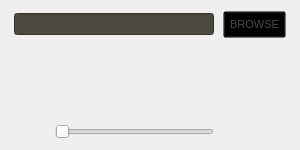
<?xml version="1.0" encoding="UTF-8"?>
<ui version="4.0">
 <class>Form</class>
 <widget class="QWidget" name="Form">
  <property name="geometry">
   <rect>
    <x>0</x>
    <y>0</y>
    <width>300</width>
    <height>150</height>
   </rect>
  </property>
  <property name="sizePolicy">
   <sizepolicy hsizetype="Expanding" vsizetype="Expanding">
    <horstretch>0</horstretch>
    <verstretch>0</verstretch>
   </sizepolicy>
  </property>
  <property name="maximumSize">
   <size>
    <width>300</width>
    <height>300</height>
   </size>
  </property>
  <property name="windowTitle">
   <string>Form</string>
  </property>
  <property name="autoFillBackground">
   <bool>false</bool>
  </property>
  <property name="styleSheet">
   <string notr="true">border-image: url(&quot;YoRHa-background.jpg&quot;);
</string>
  </property>
  <layout class="QGridLayout" name="gridLayout">
   <item row="2" column="0">
    <widget class="QLabel" name="label">
     <property name="sizePolicy">
      <sizepolicy hsizetype="Fixed" vsizetype="Fixed">
       <horstretch>0</horstretch>
       <verstretch>0</verstretch>
      </sizepolicy>
     </property>
     <property name="maximumSize">
      <size>
       <width>32</width>
       <height>32</height>
      </size>
     </property>
     <property name="frameShadow">
      <enum>QFrame::Sunken</enum>
     </property>
     <property name="text">
      <string/>
     </property>
     <property name="pixmap">
      <pixmap resource="test.qrc">:/newPrefix/volume_down.png</pixmap>
     </property>
     <property name="scaledContents">
      <bool>true</bool>
     </property>
    </widget>
   </item>
   <item row="0" column="3">
    <widget class="QPushButton" name="pushButton_5">
     <property name="styleSheet">
      <string notr="true">background: transparent;
	color: #4d4940;
    font-size: 8pt;
	font-weight: 450;
    padding: 6px;
    text-transform: uppercase;</string>
     </property>
     <property name="text">
      <string>BROWSE</string>
     </property>
    </widget>
   </item>
   <item row="1" column="3">
    <widget class="QPushButton" name="fast_forward">
     <property name="sizePolicy">
      <sizepolicy hsizetype="Fixed" vsizetype="Fixed">
       <horstretch>0</horstretch>
       <verstretch>0</verstretch>
      </sizepolicy>
     </property>
     <property name="maximumSize">
      <size>
       <width>75</width>
       <height>75</height>
      </size>
     </property>
     <property name="cursor">
      <cursorShape>PointingHandCursor</cursorShape>
     </property>
     <property name="styleSheet">
      <string notr="true">border: 0;
background: transparent;</string>
     </property>
     <property name="text">
      <string/>
     </property>
     <property name="icon">
      <iconset resource="test.qrc">
       <normaloff>:/newPrefix/fast_forward.png</normaloff>:/newPrefix/fast_forward.png</iconset>
     </property>
     <property name="iconSize">
      <size>
       <width>64</width>
       <height>64</height>
      </size>
     </property>
    </widget>
   </item>
   <item row="1" column="0">
    <widget class="QPushButton" name="back_button">
     <property name="sizePolicy">
      <sizepolicy hsizetype="Fixed" vsizetype="Fixed">
       <horstretch>0</horstretch>
       <verstretch>0</verstretch>
      </sizepolicy>
     </property>
     <property name="maximumSize">
      <size>
       <width>75</width>
       <height>75</height>
      </size>
     </property>
     <property name="cursor">
      <cursorShape>PointingHandCursor</cursorShape>
     </property>
     <property name="styleSheet">
      <string notr="true">border: 0;
background: transparent;</string>
     </property>
     <property name="text">
      <string/>
     </property>
     <property name="icon">
      <iconset resource="test.qrc">
       <normaloff>:/newPrefix/back_button.png</normaloff>:/newPrefix/back_button.png</iconset>
     </property>
     <property name="iconSize">
      <size>
       <width>64</width>
       <height>64</height>
      </size>
     </property>
    </widget>
   </item>
   <item row="0" column="0" colspan="3">
    <widget class="QLineEdit" name="server_folder">
     <property name="styleSheet">
      <string notr="true">background: #4d4940;
	color: #aea993;
	border: 0.05em solid #4d4940;</string>
     </property>
    </widget>
   </item>
   <item row="1" column="1">
    <widget class="QPushButton" name="play_button">
     <property name="sizePolicy">
      <sizepolicy hsizetype="Fixed" vsizetype="Fixed">
       <horstretch>0</horstretch>
       <verstretch>0</verstretch>
      </sizepolicy>
     </property>
     <property name="maximumSize">
      <size>
       <width>75</width>
       <height>75</height>
      </size>
     </property>
     <property name="cursor">
      <cursorShape>PointingHandCursor</cursorShape>
     </property>
     <property name="styleSheet">
      <string notr="true">border: 0;
background: transparent;</string>
     </property>
     <property name="text">
      <string/>
     </property>
     <property name="icon">
      <iconset resource="test.qrc">
       <normaloff>:/newPrefix/play_button.png</normaloff>:/newPrefix/play_button.png</iconset>
     </property>
     <property name="iconSize">
      <size>
       <width>64</width>
       <height>64</height>
      </size>
     </property>
    </widget>
   </item>
   <item row="2" column="1" colspan="2">
    <widget class="QSlider" name="horizontalSlider">
     <property name="orientation">
      <enum>Qt::Horizontal</enum>
     </property>
    </widget>
   </item>
   <item row="1" column="2">
    <widget class="QPushButton" name="stop_button">
     <property name="sizePolicy">
      <sizepolicy hsizetype="Fixed" vsizetype="Fixed">
       <horstretch>0</horstretch>
       <verstretch>0</verstretch>
      </sizepolicy>
     </property>
     <property name="maximumSize">
      <size>
       <width>75</width>
       <height>75</height>
      </size>
     </property>
     <property name="cursor">
      <cursorShape>PointingHandCursor</cursorShape>
     </property>
     <property name="styleSheet">
      <string notr="true">border: 0;
background: transparent;</string>
     </property>
     <property name="text">
      <string/>
     </property>
     <property name="icon">
      <iconset resource="test.qrc">
       <normaloff>:/newPrefix/stop_button.png</normaloff>:/newPrefix/stop_button.png</iconset>
     </property>
     <property name="iconSize">
      <size>
       <width>64</width>
       <height>64</height>
      </size>
     </property>
    </widget>
   </item>
   <item row="2" column="3">
    <widget class="QLabel" name="label_2">
     <property name="sizePolicy">
      <sizepolicy hsizetype="Fixed" vsizetype="Fixed">
       <horstretch>0</horstretch>
       <verstretch>0</verstretch>
      </sizepolicy>
     </property>
     <property name="maximumSize">
      <size>
       <width>32</width>
       <height>32</height>
      </size>
     </property>
     <property name="text">
      <string/>
     </property>
     <property name="textFormat">
      <enum>Qt::AutoText</enum>
     </property>
     <property name="pixmap">
      <pixmap resource="test.qrc">:/newPrefix/volume_up.png</pixmap>
     </property>
     <property name="scaledContents">
      <bool>true</bool>
     </property>
     <property name="alignment">
      <set>Qt::AlignRight|Qt::AlignTrailing|Qt::AlignVCenter</set>
     </property>
    </widget>
   </item>
  </layout>
 </widget>
 <resources>
  <include location="test.qrc"/>
 </resources>
 <connections/>
</ui>
